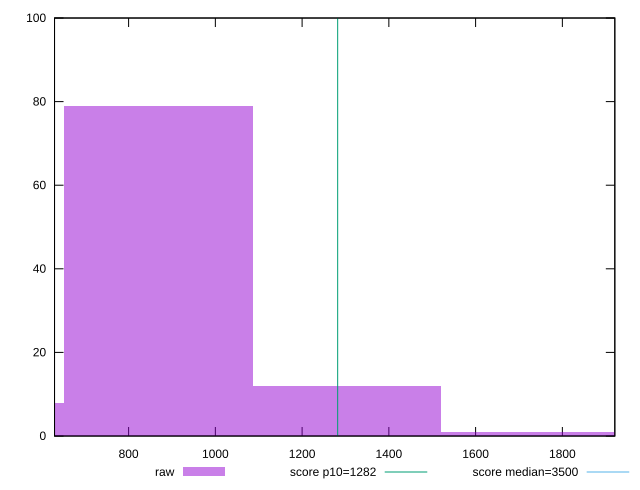

Here is the gnuplot script that generated this plot:
reset

$raw <<EOF
1303.0117222863717 12
1737.3489630484955 1
434.3372407621239 8
868.6744815242478 79
EOF

set key outside below
set boxwidth 434.3372407621239
set xrange [629.2479999999998:1920.9520000000002]
set yrange [0:100]
set trange [0:100]
set style fill transparent solid 0.5 noborder

set parametric
set terminal svg size 640, 490 enhanced background rgb 'white'
set output "report_00019_2021-02-10T18-14-37.922Z//bootup-time/samples/pages/raw/histogram.svg"

plot $raw title "raw" with boxes, \
     1282,t title "score p10=1282", \
     3500,t title "score median=3500"

reset
